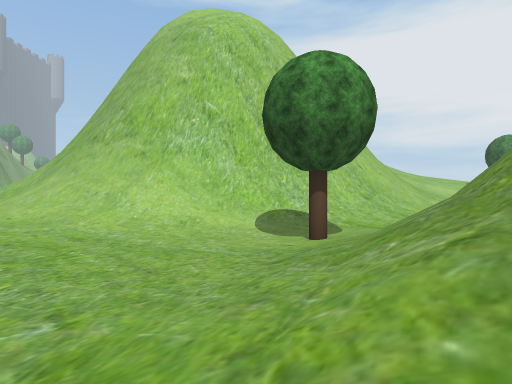
[1] (above)

17 first-person views from a walk through a Unity game level. The camera is 1.2 m above the floor, looks level and sees 75° across. The floor is counted in squares, 2 m on a side. Each view is taken from the middle of a square. On the plan, view 1 faces up. The plan holds only what a view shows up to about 10 squares ahead; the rest is blank. The place goes on beyond the plan. Some trees and plants on the terrain are drawn as simple stand-ins. The player character is not drawn.

[2]
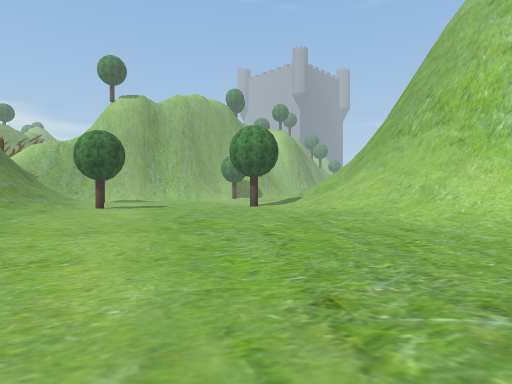

[3]
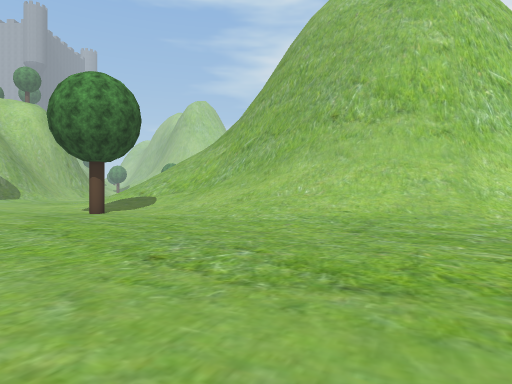

[4]
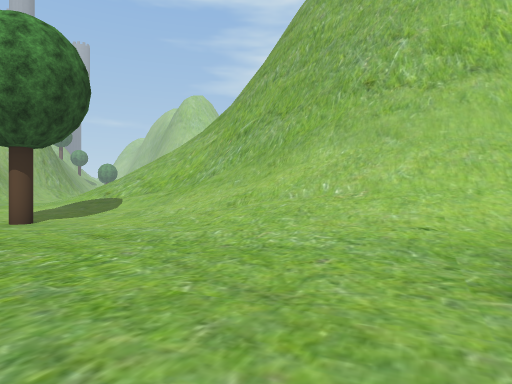

[5]
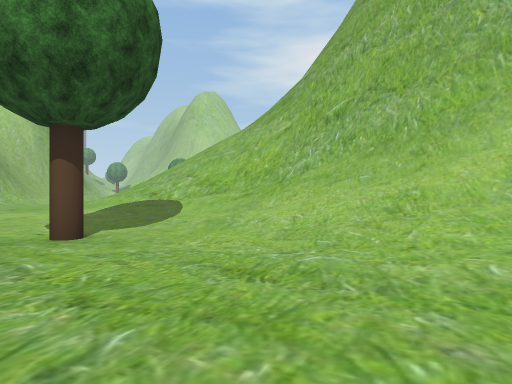

[6]
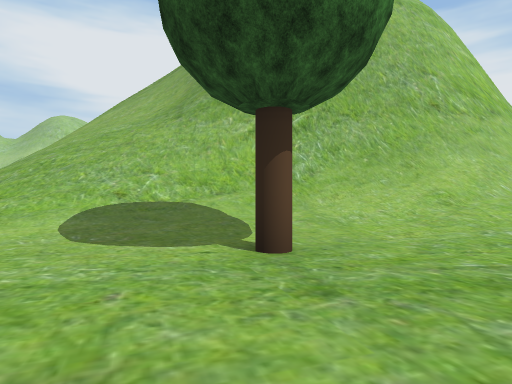

[7]
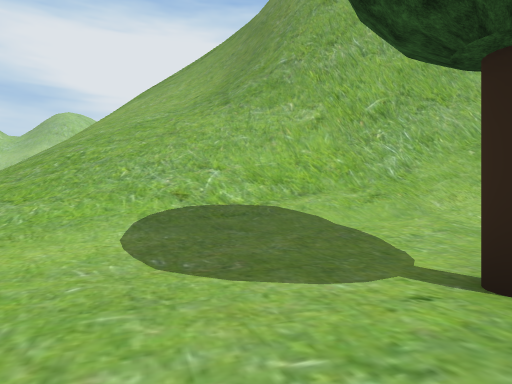

[8]
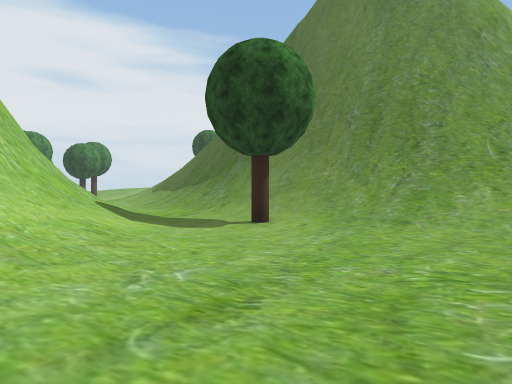

[9]
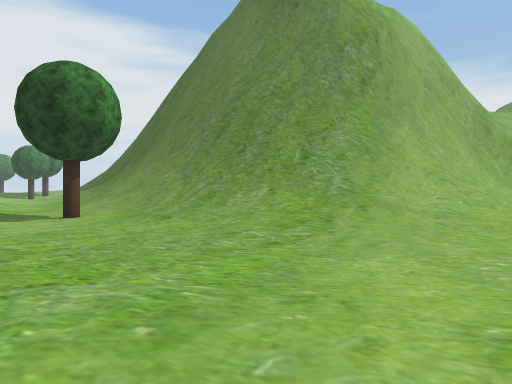

[10]
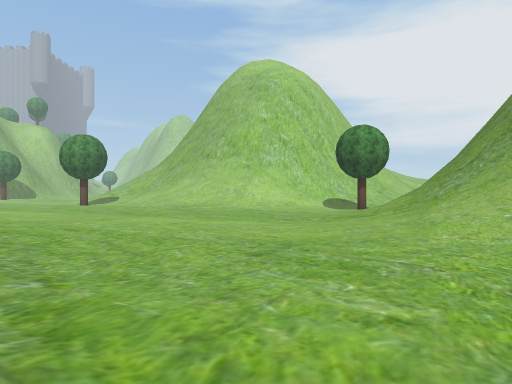

[11]
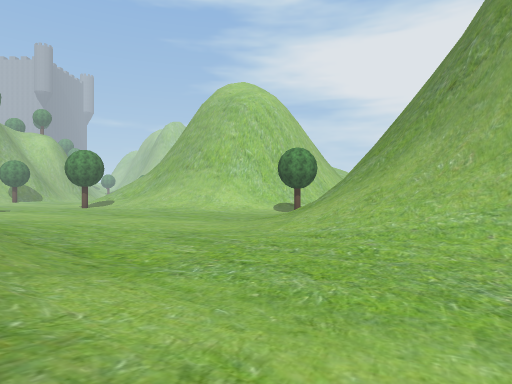

[12]
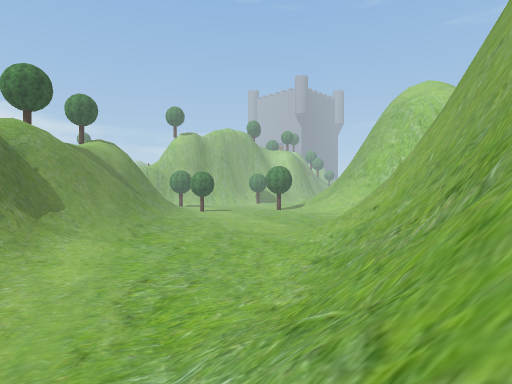

[13]
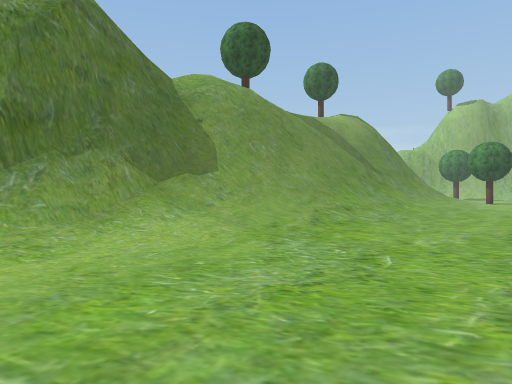

[14]
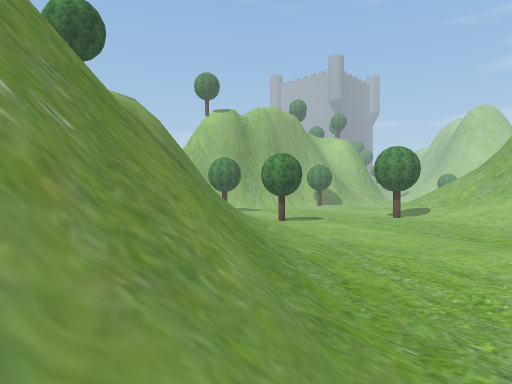

[15]
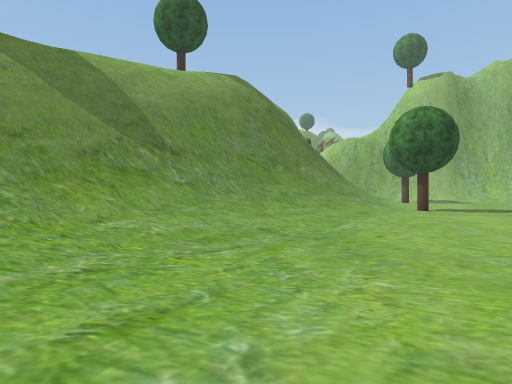

[16]
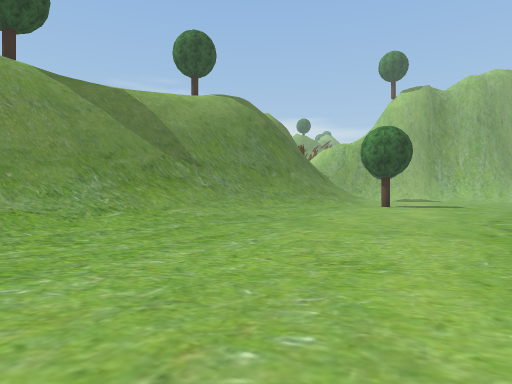

[17]
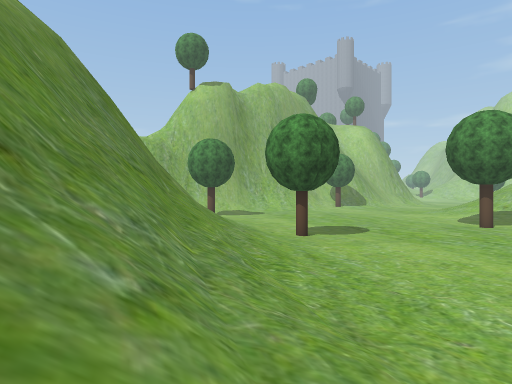

### Floor plan
Key: @ floor where view 1 was taken; # wall or solid block; . main floor; : floor 0.25 m higher than the main floor; + floor 0.75 m higher than the main floor; * floor 8.75 m higher than the main floor; / step, stairs or slope; = window, fence, low wall or low ledge; ^ raised ledge; v drop or lower ground; T tree.
Columns run from 15 left of view 1 to 7 right of it. Each row starts with its distance up from view 1.
 21    //
 20  /////
 19  //////#
 18  /////##
 17  //////#
 16 +////=##
 15 :+///=##
 14 ::+////##
 13 ..::///###
 12 ...::////#
 11 ...T.:///###    ##/
 10 .....::////######///
  9 ......::///////////::
  8  ......:::+/////::::/
  7 .........:::::::::+//
  6 ................T:///
  5 T..............:://##
  4 :..............:///##
  3 /:............:://##
  2 ///:..........:+//##
  1 ///+..........:///##
  0 ##///:........:@//##
 -1 v#=///::......:+///#
 -2 //##///::.....:+///#
 -3 //v#=////:.....:///#
 -4  ///##=//+:....:+//##
 -5   ////##///:...::///##
 -6   *///v#=//+....::///#
 -7    T   /##//::...:://##
 -8        /v#///:....:+/=#
 -9        //v##/+.....:///
-10          ^###/:....:+//
-11          #### /   .:  /

Positions as (right, up) in squares from view 1, and headings:
1: (0, 0), facing up
2: (-1, 0), facing up-left
3: (-8, 2), facing up
4: (-8, 5), facing up
5: (-10, 7), facing up
6: (-15, 9), facing up-right
7: (-15, 11), facing up-right
8: (-5, 6), facing right
9: (-6, 2), facing right
10: (-3, -7), facing up
11: (-1, -11), facing up
12: (7, -11), facing up-left
13: (2, -7), facing left
14: (-5, -7), facing up-left
15: (-5, 0), facing left
16: (-2, 0), facing left
17: (-10, -2), facing up-left
